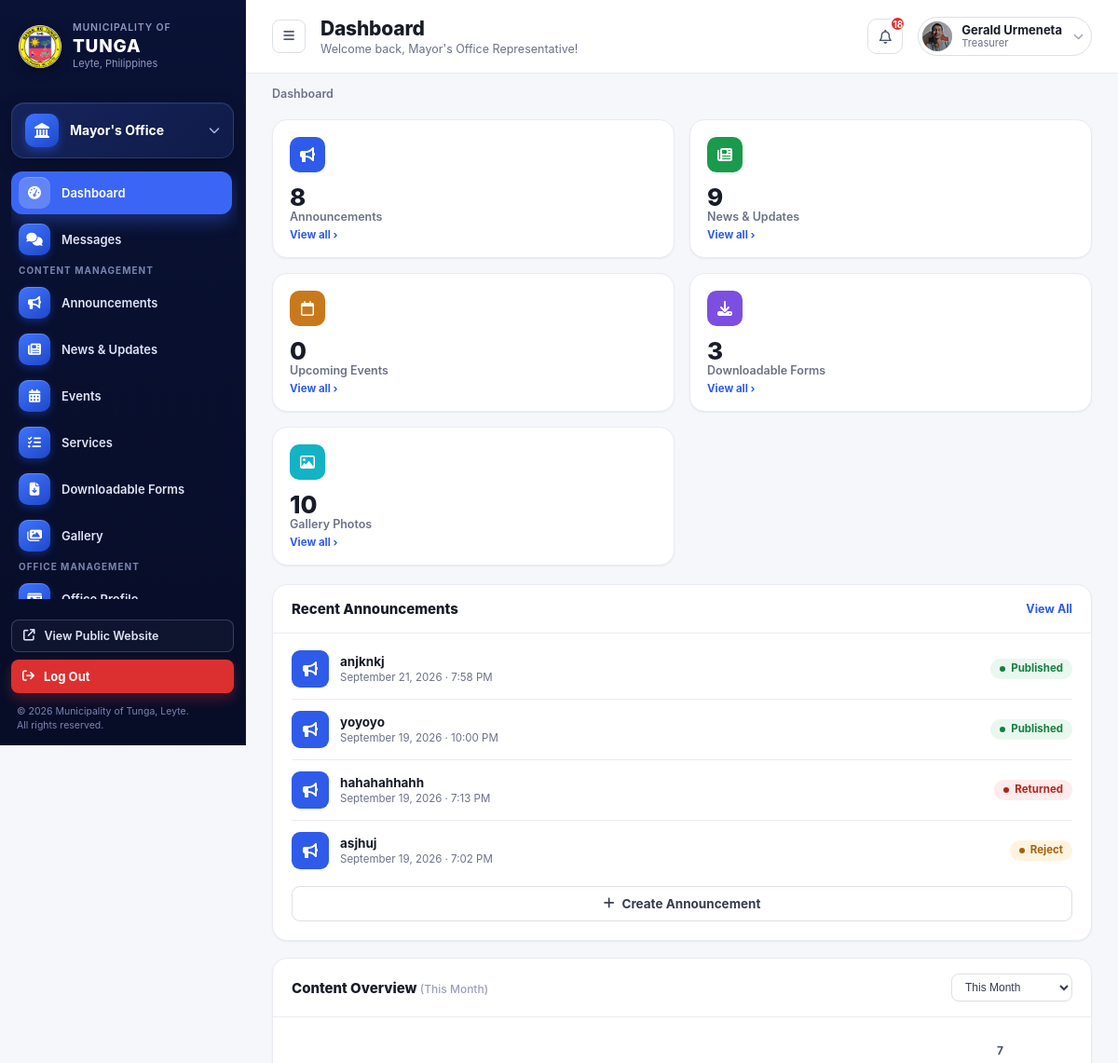
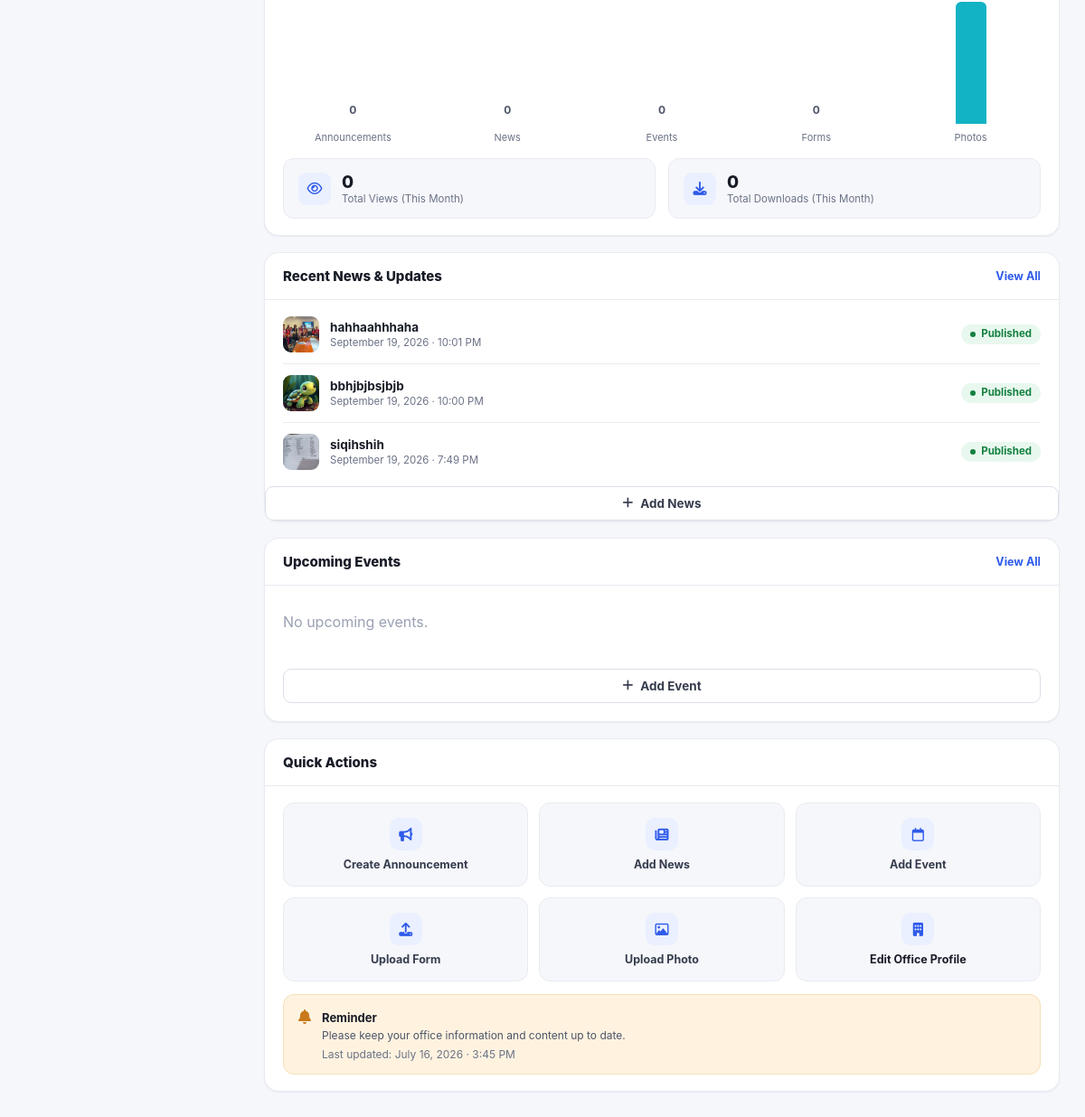
/office-dashboard/ (signed in), run on an earlier commit of the app's database (2 pictures, top to bottom).
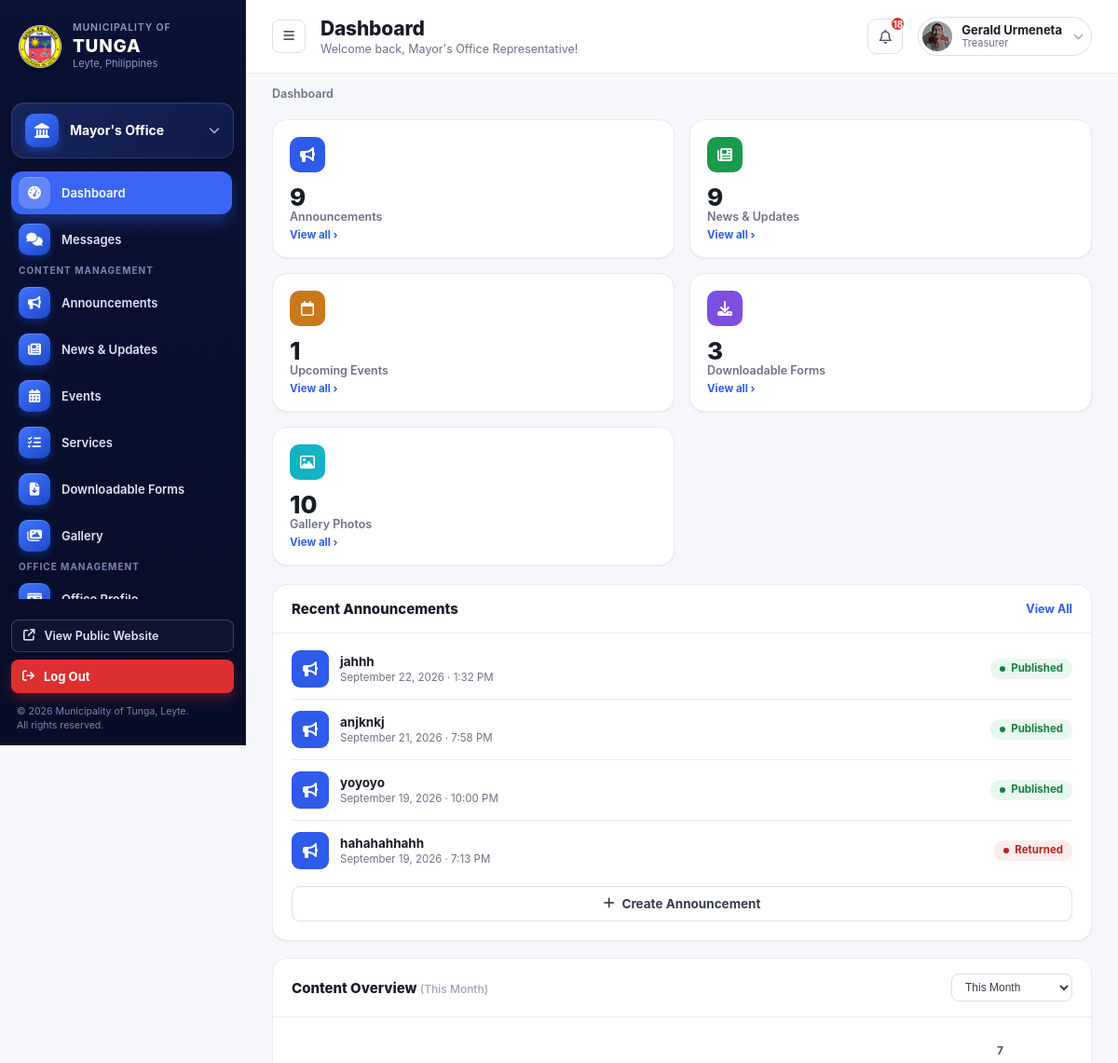
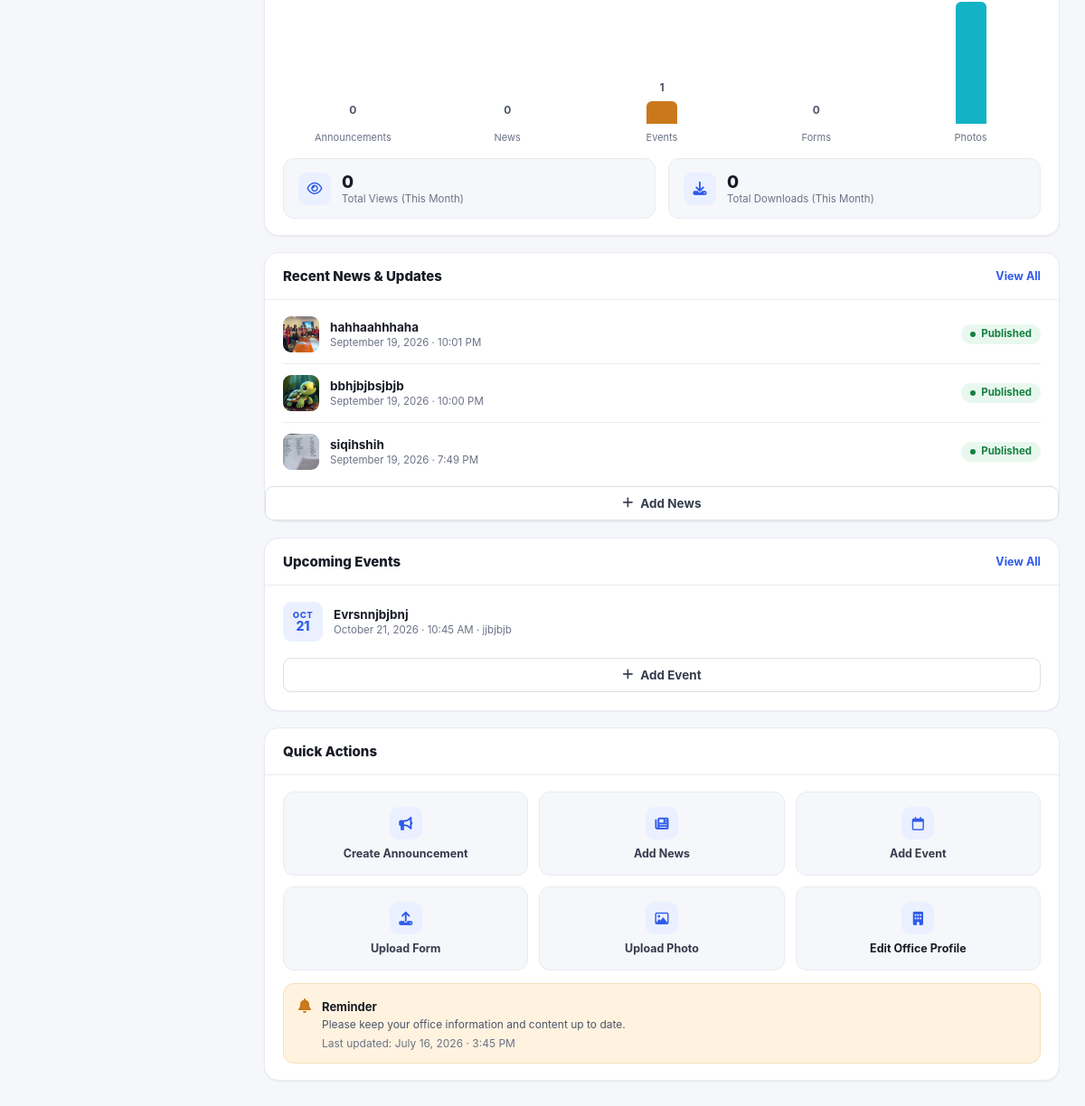
And on a later commit of the database (2 pictures, top to bottom).
### office_dashboard/models.py (models this page shows, shortened)
class PhotoGalleryMixin:
    cover_field = "image"

class Announcement(PhotoGalleryMixin, models.Model):
    STATUS_CHOICES = [
        ("pending", "Pending Approval"),
        ("published", "Published"),
        ("reject", "Reject"),
        ("returned", "Returned"),
        ("archive", "Archived"),
    ]
    PRIORITY_CHOICES = [
        ("Normal", "Normal"),
        ("Low", "Low"),
        ("High", "High"),
        ("Urgent", "Urgent"),
    ]
    representative = models.ForeignKey(
        OfficeRepresentative,
        on_delete=models.CASCADE,
        related_name="announcements"
    )
    title = models.CharField(max_length=255)
    subtitle = models.CharField(
        max_length=255,
        blank=True
    )
    category = models.CharField(
        max_length=100,
        blank=True
    )
    content = models.TextField(
        blank=True
    )
    image = models.ImageField(
        upload_to="announcements/",
        blank=True,
        null=True
    )
    author = models.CharField(
        max_length=255,
        blank=True
    )
    date_posted = models.DateField(
        null=True,
        blank=True
    )
    expiration_date = models.DateTimeField(
        null=True,
        blank=True
    )
    last_updated = models.DateTimeField(auto_now=True)
    priority = models.CharField(
        max_length=20,
        choices=PRIORITY_CHOICES,
        default="Normal"
    )
    status = models.CharField(
        max_length=20,
        choices=STATUS_CHOICES,
        default="pending"
    )
    admin_note = models.TextField(blank=True)
    is_pinned = models.BooleanField(default=False)
    @classmethod
    def public(cls):
        return cls.objects.filter(status="published").filter(
            Q(expiration_date__isnull=True) | Q(expiration_date__gt=timezone.now())
        )
    views = models.PositiveIntegerField(
        default=0
    )
    created_at = models.DateTimeField(
        auto_now_add=True
    )

class NewsUpdate(PhotoGalleryMixin, models.Model):
    STATUS_CHOICES = [
        ("pending", "Pending Approval"),
        ("published", "Published"),
        ("reject", "Reject"),
        ("returned", "Returned"),
        ("archive", "Archived"),
    ]
    representative = models.ForeignKey(
        OfficeRepresentative,
        on_delete=models.CASCADE,
        related_name="news_updates"
    )
    title = models.CharField(max_length=255)
    category = models.CharField(max_length=100, blank=True)
    summary = models.CharField(max_length=255, blank=True)
    content = models.TextField(blank=True)
    image = models.ImageField(upload_to="news/", blank=True, null=True)
    author = models.CharField(max_length=255, blank=True)
    date_published = models.DateField(null=True, blank=True)
    last_updated = models.DateTimeField(auto_now=True)
    source = models.CharField(max_length=255, blank=True)
    tags = models.CharField(max_length=255, blank=True)
    status = models.CharField(max_length=20, choices=STATUS_CHOICES, default="pending")
    admin_note = models.TextField(blank=True)
    views = models.PositiveIntegerField(default=0)
    created_at = models.DateTimeField(auto_now_add=True)

class Event(PhotoGalleryMixin, models.Model):
    cover_field = "poster"
    STATUS_CHOICES = [
        ("pending", "Pending Approval"),
        ("published", "Published"),
        ("reject", "Reject"),
        ("returned", "Returned"),
        ("archive", "Archived"),
    ]
    representative = models.ForeignKey(
        OfficeRepresentative,
        on_delete=models.CASCADE,
        related_name="events"
    )
    title = models.CharField(max_length=255)
    category = models.CharField(max_length=100, blank=True)
    description = models.TextField(blank=True)
    event_date = models.DateField(null=True, blank=True)
    start_time = models.TimeField(null=True, blank=True)
    end_time = models.TimeField(null=True, blank=True)
    location = models.CharField(max_length=255, blank=True)
    organizer = models.CharField(max_length=255, blank=True)
    contact_person = models.CharField(max_length=255, blank=True)
    contact_info = models.CharField(max_length=255, blank=True)
    poster = models.ImageField(upload_to="events/", blank=True, null=True)
    is_featured = models.BooleanField(default=False)
    status = models.CharField(max_length=20, choices=STATUS_CHOICES, default="pending")
    admin_note = models.TextField(blank=True)
    created_at = models.DateTimeField(auto_now_add=True)
    last_updated = models.DateTimeField(auto_now=True)

### office_dashboard/views.py (the view)
# urls.py: path('', views.dashboard, name='admin_dash'),
@office_rep_required
def dashboard(request, rep):
    today = timezone.localdate()
    announcements_count = rep.announcements.count()
    news_count = rep.news_updates.count()
    events_count = rep.events.filter(event_date__gte=today).count()
    forms_count = rep.office.downloadable_forms.count()
    photos_count = rep.photos.count()
    recent_announcements = rep.announcements.order_by('-created_at')[:4]
    recent_news = rep.news_updates.order_by('-created_at')[:3]
    upcoming_events = rep.events.filter(event_date__gte=today).order_by('event_date')[:3]
    first_of_this_month = today.replace(day=1)
    if first_of_this_month.month == 1:
        first_of_last_month = first_of_this_month.replace(year=first_of_this_month.year - 1, month=12)
    else:
        first_of_last_month = first_of_this_month.replace(month=first_of_this_month.month - 1)
    chart_range = request.GET.get('range', 'month')
    if chart_range == 'last_month':
        range_start, range_end, range_label = first_of_last_month, first_of_this_month, "Last Month"
    else:
        chart_range = 'month'
        range_start, range_end, range_label = first_of_this_month, today + timedelta(days=1), "This Month"
    chart_announcements = rep.announcements.filter(created_at__date__gte=range_start, created_at__date__lt=range_end)
    chart_news = rep.news_updates.filter(created_at__date__gte=range_start, created_at__date__lt=range_end)
    chart_events = rep.events.filter(created_at__date__gte=range_start, created_at__date__lt=range_end)
    chart_forms = rep.office.downloadable_forms.filter(date_uploaded__date__gte=range_start, date_uploaded__date__lt=range_end)
    chart_photos = rep.photos.filter(created_at__date__gte=range_start, created_at__date__lt=range_end)
    counts = {
        "announcements": chart_announcements.count(),
        "news": chart_news.count(),
        "events": chart_events.count(),
        "forms": chart_forms.count(),
        "photos": chart_photos.count(),
    }
    max_count = max(counts.values()) or 1
    bar_heights = {key: round(value / max_count * 100) for key, value in counts.items()}
    total_views = (
        (chart_announcements.aggregate(total=Sum('views'))['total'] or 0)
        + (chart_news.aggregate(total=Sum('views'))['total'] or 0)
    )
    total_downloads = chart_forms.aggregate(total=Sum('download_count'))['total'] or 0
    return render(request, "office_dashboard/dashboard.html", {
        "rep": rep,
        "announcements_count": announcements_count,
        "news_count": news_count,
        "events_count": events_count,
        "forms_count": forms_count,
        "photos_count": photos_count,
        "chart_counts": counts,
        "bar_heights": bar_heights,
        "chart_range": chart_range,
        "range_label": range_label,
        "total_views": total_views,
        "total_downloads": total_downloads,
        "recent_announcements": recent_announcements,
        "recent_news": recent_news,
        "upcoming_events": upcoming_events,
        "all_albums_for_upload": rep.albums.order_by('name'),
        "category_choices": FORM_CATEGORY_CHOICES,
        "services": available_services_for_forms(rep),
    })

### admin_dashboard/context_processors.py (called while the page is built)
def site_contact_info(request):
    return {"site_contact": SiteContactInfo.get_solo()}

def is_super_admin(request):
    if not request.user.is_authenticated:
        return {"is_super_admin": False}
    return {"is_super_admin": SuperAdmin.objects.filter(user=request.user).exists()}

def ticker_announcements(request):
    from office_dashboard.models import Announcement
    announcements = list(
        Announcement.public().order_by('-date_posted', '-last_updated', '-created_at')[:5]
    )
    return {"ticker_announcements": announcements}

def nav_offices(request):
    from django.urls import reverse
    from offices.models import Office
    offices_list = list(
        Office.objects
        .exclude(slug="lgu-super-admin")
        .filter(is_visible=True, representative__isnull=False, representative__user__is_active=True)
        .order_by("display_order", "name")
    )
    for o in offices_list:
        o.nav_url = reverse('offices:office_detail', args=[o.slug])
    return {"nav_offices": offices_list}

### office_dashboard/models.py (called while the page is built)
    @property
    def unread_notifications_count(self):
        return self.notifications.filter(is_read=False).count()

### templates/office_dashboard/dashboard.html (shortened to what the changed rows need)
{% extends "representative_dashboard_base.html" %}
{% load static %}
{% block content %}
  <div class="main">
    <header class="topbar">
      <div class="topbar-left">
        <div class="page-heading">
          <h1>Dashboard</h1>
        </div>
      </div>
    </header>
    <main class="content">
      <div class="stat-grid">
        <div class="stat-card">
          <div class="top"><span class="stat-icon blue"><i class="fa-solid fa-bullhorn"></i></span></div>
          <div class="stat-value">{{ announcements_count }}</div>
          <div class="stat-label">Announcements</div>
          <a class="stat-sub" style="color:var(--blue-600);font-weight:700;" href="{% url 'office_dashboard:rep_announce' %}">View all ›</a>
        </div>
        <div class="stat-card">
          <div class="top"><span class="stat-icon amber"><i class="fa-regular fa-calendar"></i></span></div>
          <div class="stat-value">{{ events_count }}</div>
          <div class="stat-label">Upcoming Events</div>
          <a class="stat-sub" style="color:var(--blue-600);font-weight:700;" href="{% url 'office_dashboard:event' %}">View all ›</a>
        </div>
      </div>
      <div class="grid-3" style="margin-bottom:18px;">
        <section class="panel" style="display:flex;flex-direction:column;">
          <div class="panel-header"><h2>Recent Announcements</h2><a class="link" href="{% url 'office_dashboard:rep_announce' %}">View All</a></div>
          <div class="panel-body" id="recent-announcements-list" style="padding-top:6px;flex:1;">
            {% for a in recent_announcements %}
            <div class="list-row">
              <span class="list-icon" style="background:var(--blue-600);"><i class="fa-solid fa-bullhorn"></i></span>
              <div style="flex:1;"><div class="list-title">{{ a.title }}</div><div class="list-meta">{{ a.created_at|date:"F j, Y · g:i A" }}</div></div>
              <span class="badge {% if a.status == 'published' %}badge-green{% elif a.status == 'draft' %}badge-gray{% elif a.status == 'returned' %}badge-red{% else %}badge-amber{% endif %}">{{ a.get_status_display }}</span>
            </div>
            {% empty %}
            <p id="no-announcements-msg" style="color:var(--gray-400);padding:8px 0;">No announcements yet.</p>
            {% endfor %}
          </div>
        </section>
        <section class="panel">
          <div class="panel-header">
            <h2>Content Overview <span style="font-weight:500;color:var(--gray-400);font-size:12px;">({{ range_label }})</span></h2>
          </div>
          <div class="panel-body">
            <div class="bar-chart">
              <div class="bar-col"><span class="val">{{ chart_counts.events }}</span><span class="bar" data-height="{{ bar_heights.events }}" style="background:var(--amber-600);"></span><span class="lbl">Events</span></div>
            </div>
          </div>
        </section>
      </div>
      <div class="grid-3">
        <section class="panel" style="display:flex;flex-direction:column;">
          <div class="panel-header"><h2>Recent News &amp; Updates</h2><a class="link" href="{% url 'office_dashboard:news_update' %}">View All</a></div>
          <div class="panel-body" id="recent-news-list" style="padding-top:6px;flex:1;">
            {% for n in recent_news %}
            <div class="list-row">
              {% if n.image %}
                <img class="list-thumb" src="{{ n.image.url }}" alt="">
              {% else %}
                <span class="list-icon" style="background:var(--green-600);"><i class="fa-solid fa-newspaper"></i></span>
              {% endif %}
              <div style="flex:1;"><div class="list-title">{{ n.title }}</div><div class="list-meta">{{ n.created_at|date:"F j, Y · g:i A" }}</div></div>
              <span class="badge {% if n.status == 'published' %}badge-green{% elif n.status == 'draft' %}badge-gray{% elif n.status == 'returned' %}badge-red{% else %}badge-amber{% endif %}">{{ n.get_status_display }}</span>
            </div>
            {% empty %}
            <p id="no-news-msg" style="color:var(--gray-400);padding:8px 0;">No news posted yet.</p>
            {% endfor %}
          </div>
        </section>
        <section class="panel" style="display:flex;flex-direction:column;">
          <div class="panel-header"><h2>Upcoming Events</h2><a class="link" href="{% url 'office_dashboard:event' %}">View All</a></div>
          <div class="panel-body" id="upcoming-events-list" style="padding-top:6px;flex:1;">
            {% for e in upcoming_events %}
            <div class="list-row">
              <span class="event-date"><span class="mon">{{ e.event_date|date:"M"|upper }}</span><span class="day">{{ e.event_date|date:"d" }}</span></span>
              <div><div class="list-title">{{ e.title }}</div><div class="list-meta">{{ e.event_date|date:"F j, Y" }}{% if e.start_time %} · {{ e.start_time|time:"g:i A" }}{% endif %}{% if e.location %} · {{ e.location }}{% endif %}</div></div>
            </div>
            {% empty %}
            <p id="no-events-msg" style="color:var(--gray-400);padding:8px 0;">No upcoming events.</p>
            {% endfor %}
          </div>
        </section>
        <section class="panel">
          <div class="panel-header"><h2>Quick Actions</h2></div>
        </section>
      </div>
    </main>
  </div>
</div>
{% endblock %}

What changed in the data, as far as the page shows it:
no longer on this page (row unchanged): Announcement: title "asjhuj", created_at "September 19, 2026 · 7:02 PM", status "Reject"
now on this page (row edited): Announcement: title "jahhh", created_at "September 22, 2026 · 1:32 PM", status "Published"
added Event: event_date "OCT", event_date "21", title "Evrsnnjbjbnj", event_date "October 21, 2026", start_time "10:45 AM", location "jjbjbjb"
Also different on the page:
{{ announcements_count }}: "8" → "9"
{{ events_count }}: "0" → "1"
{{ chart_counts.events }}: "0" → "1"
text no longer shown: "No upcoming events."
